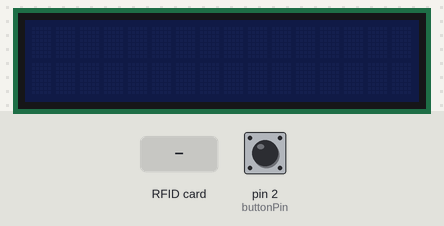
A sketch run on a simulated Arduino Uno, built with avr-gcc and run on an emulated ATmega328P. Shown: 16×2 character LCD. The test bench sets the inputs (shaded band); at power-on: pin 2 (buttonPin) LOW. What the sketch prints to the serial monitor is not drawn.

Above: at 1.3 s.
1.4 s: RFID card CA 48 EF 81 held to the reader
At 2.8 s:
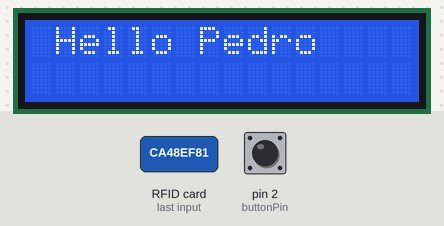
4.4 s: RFID card CA 48 EF 81 held to the reader
At 5.0 s:
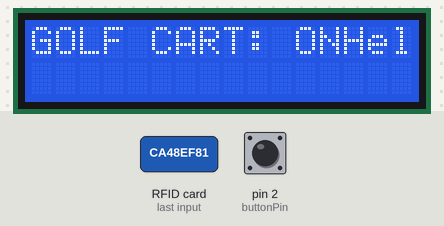
At 7.9 s:
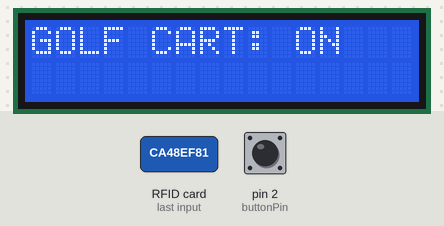
Timing chart, 0 to 9.4 s (numbered marks = the images above; inputs shaded):
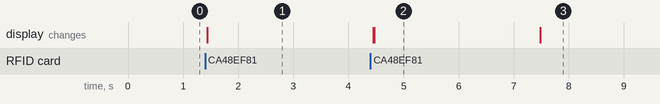

The sketch:

GolfCartCode.ino
```cpp
 /*
 *
 * All the resources for this project: https://www.hackster.io/Aritro
 * Modified by Aritro Mukherjee
 *
 *
 */

#include <SPI.h>
#include <MFRC522.h>
 #include <Wire.h>
#include <LiquidCrystal_I2C.h>
#define SS_PIN 10
#define RST_PIN 9
const int buttonPin = 2;     // the number of the pushbutton pin
int buttonState = 0;         // variable for reading the pushbutton status

MFRC522 mfrc522(SS_PIN, RST_PIN);   // Create MFRC522 instance.

LiquidCrystal_I2C lcd(0x27, 16, 2);
void setup()
{
  pinMode(2,OUTPUT);
  lcd.noBacklight();
  Serial.begin(9600);   // Initiate a serial communication
  SPI.begin();      // Initiate  SPI bus
  mfrc522.PCD_Init();   // Initiate MFRC522
  pinMode(buttonPin, INPUT);
  Serial.println("Approximate your card to the reader...");
  Serial.println();
  lcd.begin();
  lcd.noBacklight();
  lcd.setCursor(1,0);


}
void loop()
{

  buttonState = digitalRead(buttonPin);
  // Look for new cards
  if ( ! mfrc522.PICC_IsNewCardPresent())
  {
    return;
  }
  // Select one of the cards
  if ( ! mfrc522.PICC_ReadCardSerial())
  {
    return;
  }
  //Show UID on serial monitor
  Serial.print("UID tag :");
  String content= "";
  byte letter;
  for (byte i = 0; i < mfrc522.uid.size; i++)
  {
     Serial.print(mfrc522.uid.uidByte[i] < 0x10 ? " 0" : " ");
     Serial.print(mfrc522.uid.uidByte[i], HEX);
     content.concat(String(mfrc522.uid.uidByte[i] < 0x10 ? " 0" : " "));
     content.concat(String(mfrc522.uid.uidByte[i], HEX));
  }
  Serial.println();
  Serial.print("Message : ");
  content.toUpperCase();
  if (content.substring(1) == "CA 48 EF 81") //change here the UID of the card/cards that you want to give access
  {
    lcd.backlight();
    Serial.println("Authorized access");
    lcd.print("Hello Pedro");
    Serial.println();
    delay(3000);
    lcd.clear();
    lcd.print("GOLF CART: ON");
    digitalWrite(11,HIGH);

  }

 else   {
    Serial.println(" Access denied");
    delay(3000);
  }
  if (buttonState == HIGH) {
    Serial.println("Button Pressed");
    ;
  } else {
    // turn LED off:
    Serial.println("Button Rekeased");
  }
}
```

Measured:
- after the input at 1.4 s, the display: changes at once (image 1)
- after the input at 4.4 s, the display: first differs from a run without the input after 0.07 s (image 2)
- what the display in image 2 shows lasts 3.0 s, from 4.5 s to 7.5 s
